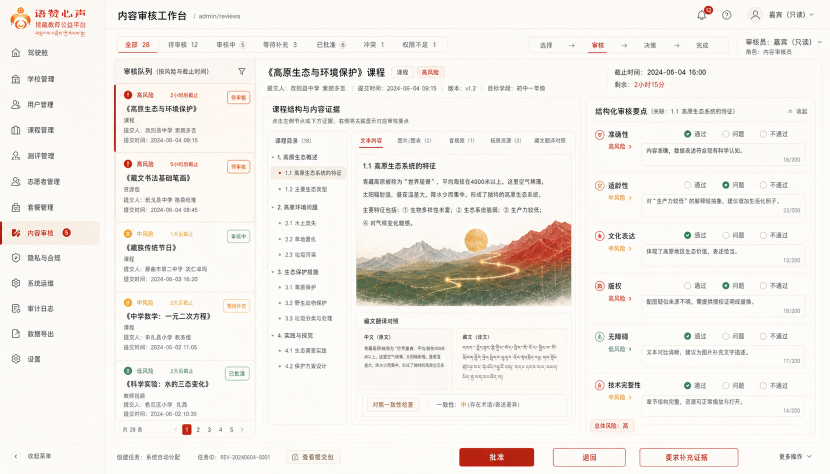
#> input picture frontend/admin-pages/yuzan-admin-content-review/yuzan-admin-content-review/qa/reference.png, 1659 x 948 px (shown at 1/2 size)
$ python compare.py
#> lines starting #> are read from the running program, lines starting #| are printed output that depends on the picture
from PIL import Image, ImageChops, ImageEnhance
from pathlib import Path
import numpy as np, json
base=Path(__file__).parent
ref=Image.open(base/'reference.png').convert('RGB')
cur=Image.open(base/'current.png').convert('RGB')
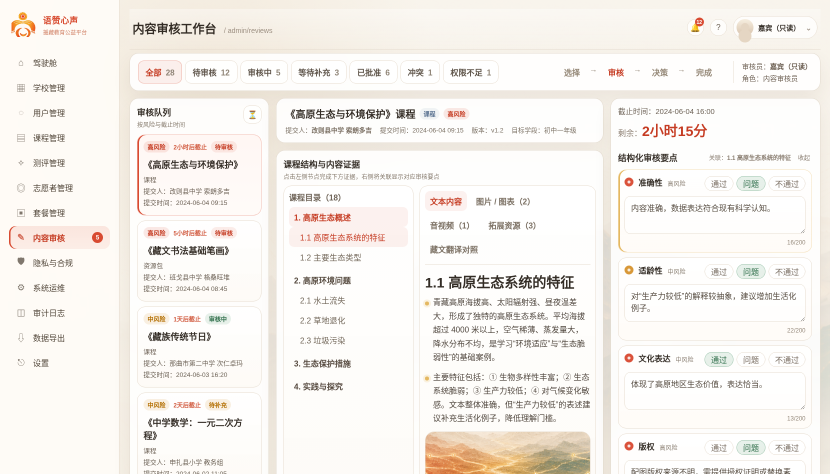
#> input picture frontend/admin-pages/yuzan-admin-content-review/yuzan-admin-content-review/qa/current.png, 1659 x 948 px (shown at 1/2 size)
#> cur is the input picture: PIL image 1659x948 RGB; mean R, G, B 244.4, 240.2, 235.5
if cur.size!=ref.size:
    cur=cur.resize(ref.size, Image.Resampling.LANCZOS)
a=np.asarray(ref,dtype=np.float32); b=np.asarray(cur,dtype=np.float32)
mae=float(np.abs(a-b).mean()); rmse=float(np.sqrt(((a-b)**2).mean()))
#> after `mae = float(np.abs(a - b).mean())`: mae = 22.59
#> after `rmse = float(np.sqrt(((a - b) ** 2).mean()))`: rmse = 49.15
diff=ImageChops.difference(ref,cur)
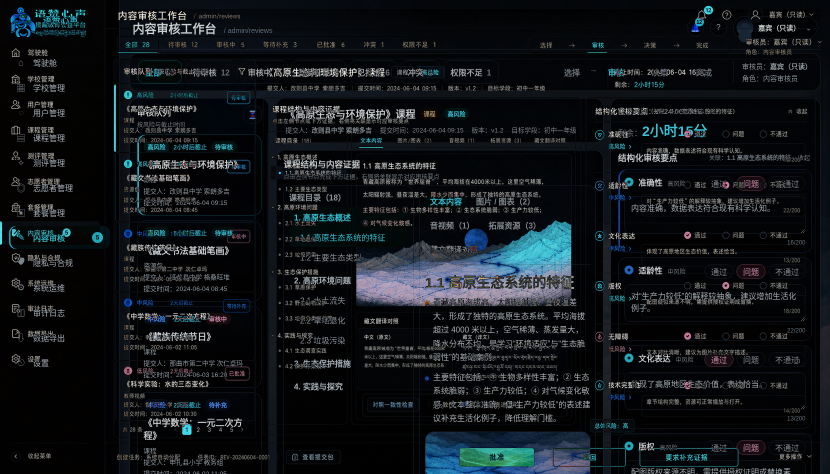
#> diff: PIL image 1659x948 RGB (shown at 1/2 size); mean R, G, B 18.5, 22.8, 26.5
diff=ImageEnhance.Contrast(diff).enhance(2.2)
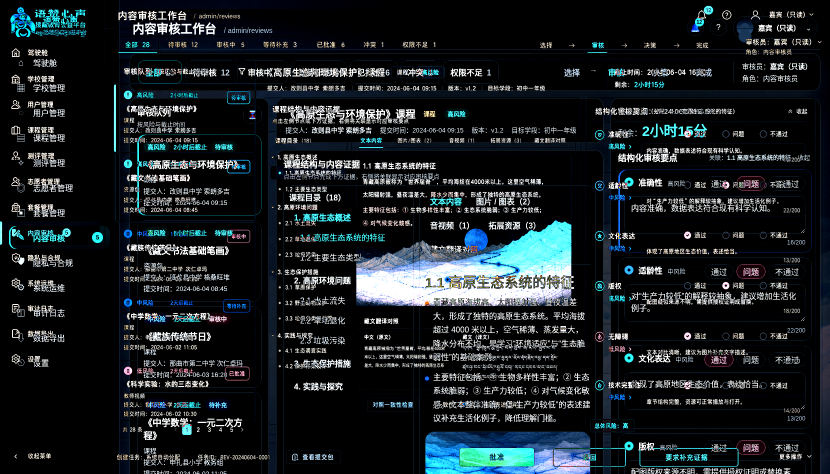
#> diff: PIL image 1659x948 RGB (shown at 1/2 size); mean R, G, B 26.5, 32.8, 36.2
diff.save(base/'diff.png')
report={'viewport': list(ref.size), 'mae': round(mae,3), 'rmse': round(rmse,3), 'note': 'Reference includes rasterized original design content; implementation rebuilds editable UI with HTML/CSS/JS.'}
(base/'report.json').write_text(json.dumps(report, ensure_ascii=False, indent=2), encoding='utf-8')
print(json.dumps(report, ensure_ascii=False))
#| {"viewport": [1659, 948], "mae": 22.585, "rmse": 49.147, "note": "Reference includes rasterized original design content; implementation rebuilds editable UI with HTML/CSS/JS."}
